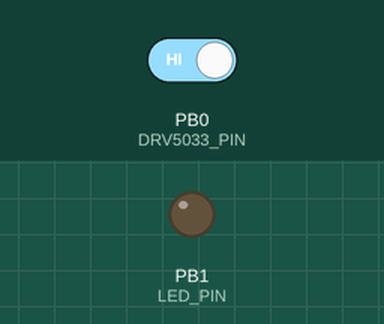
This sketch was run on a simulated ATtiny85, built with avr-gcc and run on an emulated ATtiny85. On the bench: output pins drawn as LEDs (lit = HIGH). The inputs (shaded band) are chosen by the test bench; at power-on: PB0 (DRV5033_PIN) HIGH.

Above: at 1.2 s.
1.3 s: PB0 (DRV5033_PIN) driven LOW
At 1.9 s:
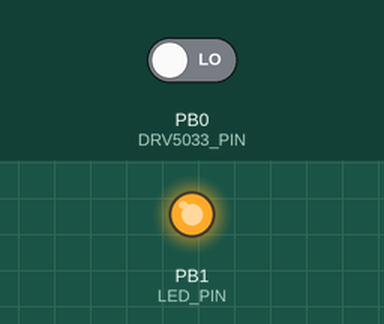
2.8 s: PB0 (DRV5033_PIN) driven HIGH
At 4.2 s:
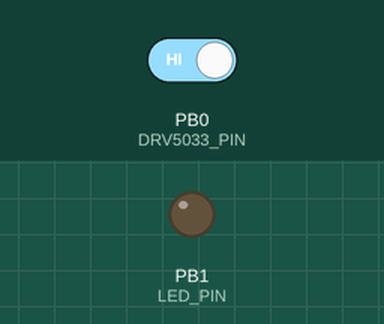
Timing chart, 0 to 5.8 s (numbered marks = the images above; inputs shaded):
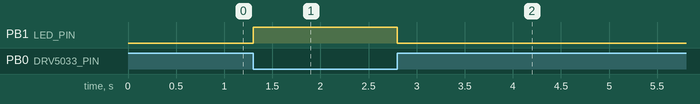

The sketch:

attiny85-drv5033.ino
```cpp
#include <avr/sleep.h>

#define DRV5033_PIN 0
#define LED_PIN 1

volatile bool state = false;

ISR(PCINT0_vect)
{
	state = !digitalRead(DRV5033_PIN);
}

void setup()
{
	ADCSRA &= ~_BV(ADEN);
	GIMSK |= (1 << PCIE);
	PCMSK |= (1 << DRV5033_PIN);
	pinMode(LED_PIN, OUTPUT);
	pinMode(DRV5033_PIN, INPUT);
}

void loop()
{
	digitalWrite(LED_PIN, state? HIGH:LOW);
}
```

Measured:
- after the input at 1.3 s, PB1 (LED_PIN): LOW → HIGH at once
- after the input at 2.8 s, PB1 (LED_PIN): HIGH → LOW at once
